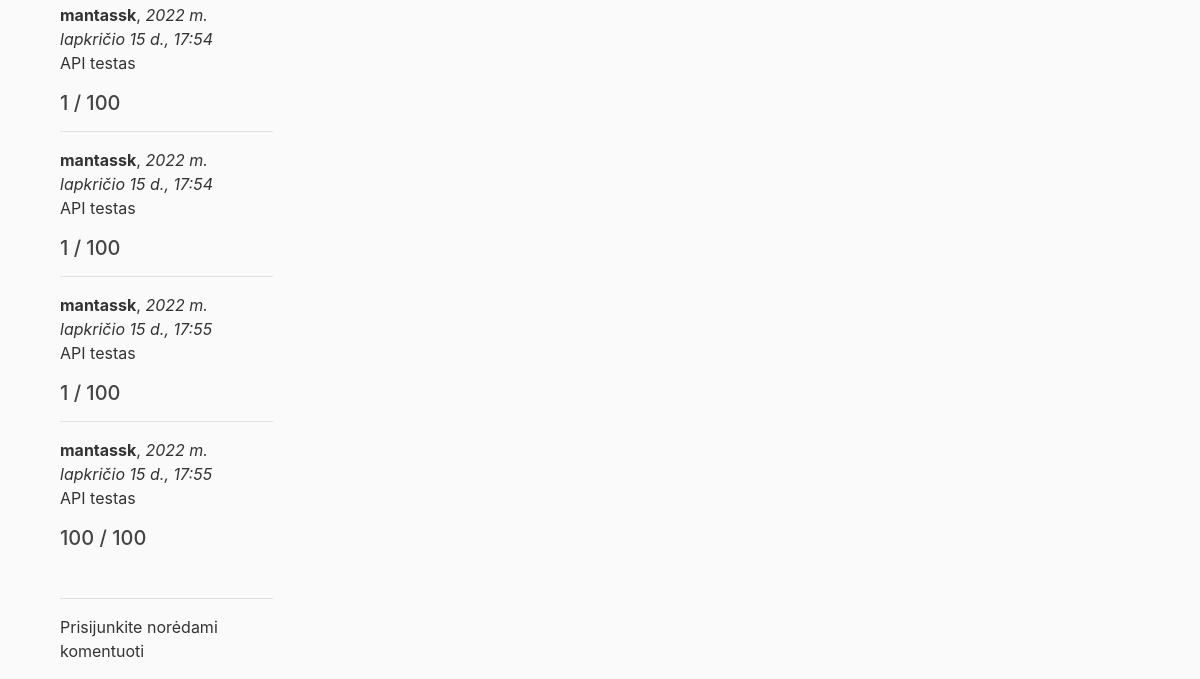
The page /reviews/game/1 (lower part) on the database as committed earlier.
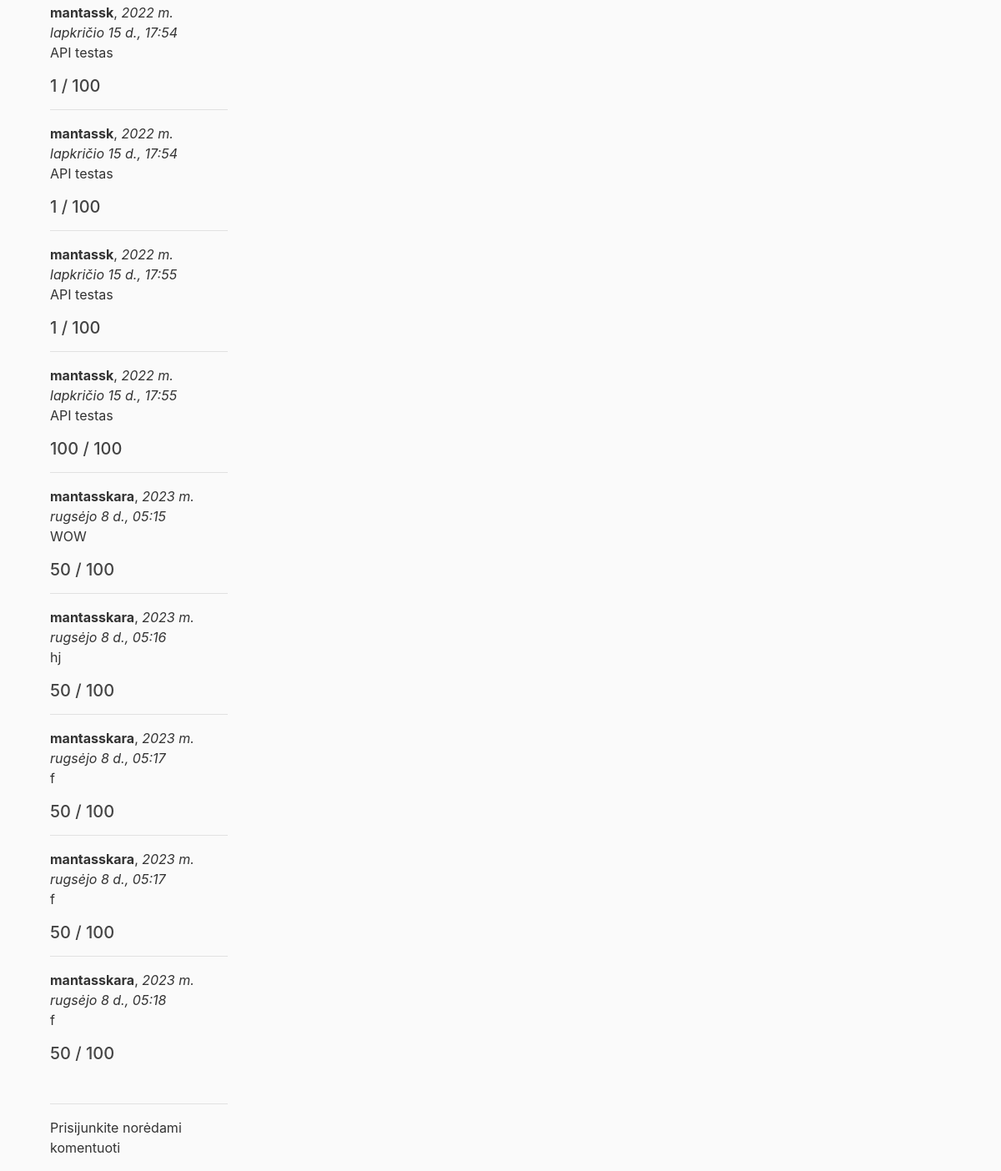
The same page on the database as committed later.
### reviews/models.py (models this page shows, shortened)
class GameReview(models.Model):
    game = models.ForeignKey(
        Game, on_delete=models.SET_NULL, null=True, blank=True)
    reviewer = models.ForeignKey(
        User, on_delete=models.SET_NULL, null=True, blank=True)
    date_created = models.DateTimeField(auto_now_add=True)
    rating = models.PositiveIntegerField('Rating', default=50, validators=[
        MinValueValidator(0), MaxValueValidator(100)])
    content = models.TextField('Review Content', max_length=2000)

### reviews/views.py (the view, shortened to what this page needs)
# urls.py: path('game/<int:pk>', views.GameDetailView.as_view(), name='game'),
class GameDetailView(FormMixin, generic.DetailView):
    model = Game
    template_name = 'game.html'
    form_class = GameReviewForm

### reviews/models.py (called while the page is built)
    def __str__(self):
        return self.name

    def __str__(self):
        return f'{self.name}'

### reviews/templates/game.html (shortened to what this page needs)
{% extends "base.html" %}
{% load static %}
{% block content %}
  <div class="col-md-4">
  {% if game.gamereview_set.all %}
    {% for review in game.gamereview_set.all %}
      <hr>
      <strong>{{ review.reviewer }}</strong>, <em>{{ review.date_created}}</em>
      <p>{{ review.content }}</p>
      <h5>{{ review.rating }} / 100</h5>
    {% endfor %}
  {% else %}
    <p>Game doesn't have reviews</p>
  {% endif %}
<hr>
  {% if user.is_authenticated %}
  <form action="" method="post">
    {% csrf_token %}
    {{ form }}
    <input type="submit" value="Išsaugoti">
{% else %}
<p>Prisijunkite norėdami komentuoti</p>
{% endif %}
</div>
{% endblock %}

Rows that differ between the two databases and show on the page:
added GameReview: reviewer "mantasskara", date_created "2023 m. rugsėjo 8 d., 05:15", content "WOW", rating "50"
added GameReview: reviewer "mantasskara", date_created "2023 m. rugsėjo 8 d., 05:16", content "hj", rating "50"
added GameReview: reviewer "mantasskara", date_created "2023 m. rugsėjo 8 d., 05:17", content "f", rating "50"
added GameReview: reviewer "mantasskara", date_created "2023 m. rugsėjo 8 d., 05:17", content "f", rating "50"
added GameReview: reviewer "mantasskara", date_created "2023 m. rugsėjo 8 d., 05:18", content "f", rating "50"
